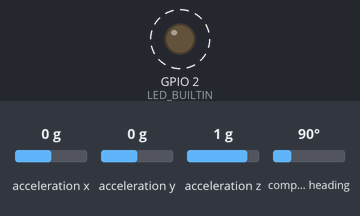
Recording of a program running on a simulated ESP32. Parts: output pins drawn as LEDs (lit = HIGH). Dashed ring = blinking. The test bench sets the inputs (shaded band); at power-on: acceleration x 0 g, acceleration y 0 g, acceleration z 1 g, compass heading 90°. What the program prints to the serial monitor is not drawn.

Above: at 1.2 s.
Timing chart, 0 to 4.0 s (numbered marks = the images above):
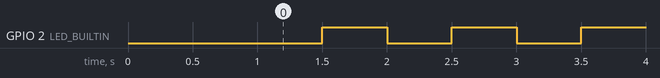

The program:

main.cpp
```cpp
/****
*
* IMU senspr
* Colectiong data form IMU sensor and sanding to robot controler
* (c) 2022 Wieslaw Bartkowski, University of Warsaw, Poland
*
****/

#include <Arduino.h>

#include <SPI.h>

#include <Wire.h>
#include <Adafruit_Sensor.h>
#include <Adafruit_BNO055.h>
#include <utility/imumaths.h>

//========ESP NOW================================================
#include <esp_now.h>
#include <WiFi.h>

//MAC addres of the robot (ESP32 controling robot movments)
uint8_t totterAddress[] = {0xE0, 0xE2, 0xE6, 0x0B, 0x81, 0x44};

typedef struct struct_sensor_message {
    float YPR[3];
} struct_sensor_message;

// Create a struct_message to hold data to send
struct_sensor_message dataToSend;

esp_now_peer_info_t peerInfo;

// Callback when data is sent
void OnDataSent(const uint8_t *mac_addr, esp_now_send_status_t status) {
  Serial.print("\r\nLast Packet Send Status:\t");
  Serial.println(status == ESP_NOW_SEND_SUCCESS ? "Delivery Success" : "Delivery Fail");
}

void setupEspNow() {

  // Set device as a Wi-Fi Station
  WiFi.mode(WIFI_STA);

  // Init ESP-NOW
  if (esp_now_init() != ESP_OK) {
    Serial.println("Error initializing ESP-NOW");
  }

  // Once ESPNow is successfully Init, we will register for Send CB
  // to get the status of Trasnmitted packet
  esp_now_register_send_cb(OnDataSent);

  // Register peer
  memcpy(peerInfo.peer_addr, totterAddress, 6);
  peerInfo.channel = 0;
  peerInfo.encrypt = false;

  // Add peer
  if (esp_now_add_peer(&peerInfo) != ESP_OK){
    Serial.println("Failed to add peer");
  }
}
//========ESP NOW END=============================================

void sendToTotter() {

  // Set values to send
  //dataToSend.time = (millis() - startTime) / 1000.0; //sekundy
  //dataToSend.value = state;

  // Send message via ESP-NOW
  esp_err_t result = esp_now_send(totterAddress, (uint8_t *) &dataToSend, sizeof(dataToSend));

  if (result != ESP_OK) {
    Serial.println("Error sending the data");
  }
}

/* This driver uses the Adafruit unified sensor library (Adafruit_Sensor),
   which provides a common 'type' for sensor data and some helper functions.
*/

/* Set the delay between fresh samples */
#define BNO055_SAMPLERATE_DELAY_MS (50) //100 - sprawdzic czy nie jest domyslnie 10Hz

Adafruit_BNO055 bno = Adafruit_BNO055();

bool blink = false;

void setup(void)
{
  Serial.begin(115200);
  while (!Serial);

  setupEspNow();

  Wire.setPins(4,5);

  /* Initialise the sensor */
  if(!bno.begin())
  {
    Serial.print("no BNO055 detected!");
    while(1);
  }

  delay(1000);

  /* Use external crystal for better accuracy */
  bno.setExtCrystalUse(true);

  pinMode(LED_BUILTIN, OUTPUT);
}

uint8_t sys, gyro, accel, mag = 0;

void loop(void)
{
  /* Get a new sensor event */
  sensors_event_t event;
  bno.getEvent(&event);

  //pelna kalibracja jak wszysko jest rowne 3
  //procedura kalibracji: https://youtu.be/Bw0WuAyGsnY
  if(sys!=3 || gyro!=3 || accel!=3 || mag!=3) {
    /* calibration data for each sensor. */
    bno.getCalibration(&sys, &gyro, &accel, &mag);

    Serial.print(F("Calibration: "));
    Serial.print(sys, DEC);
    Serial.print(F(" "));
    Serial.print(gyro, DEC);
    Serial.print(F(" "));
    Serial.print(accel, DEC);
    Serial.print(F(" "));
    Serial.println(mag, DEC);

    blink = !blink;
    digitalWrite(LED_BUILTIN, blink);
    //koniec kalibracji
    if(sys==3 && gyro==3 && accel==3 && mag==3) {
      for (int i = 0; i < 3; i++)
      {
        digitalWrite(LED_BUILTIN, LOW);
        delay(500);
        digitalWrite(LED_BUILTIN, HIGH);
        delay(500);
      }
    }
  } else {
    dataToSend.YPR[0] = event.orientation.x; //YAW (HEADING)
    dataToSend.YPR[1] = -event.orientation.z; //PITCH minus zeby bylo jak w mpu6050
    dataToSend.YPR[2] = -event.orientation.y; //ROLL minus zeby bylo jak w mpu6050

    sendToTotter();

  }

  delay(BNO055_SAMPLERATE_DELAY_MS);
}
```

Measured:
- by itself, GPIO 2 (LED_BUILTIN): alternates HIGH for 0.50 s and LOW for 0.50 s, 5 changes in all, then stays HIGH
